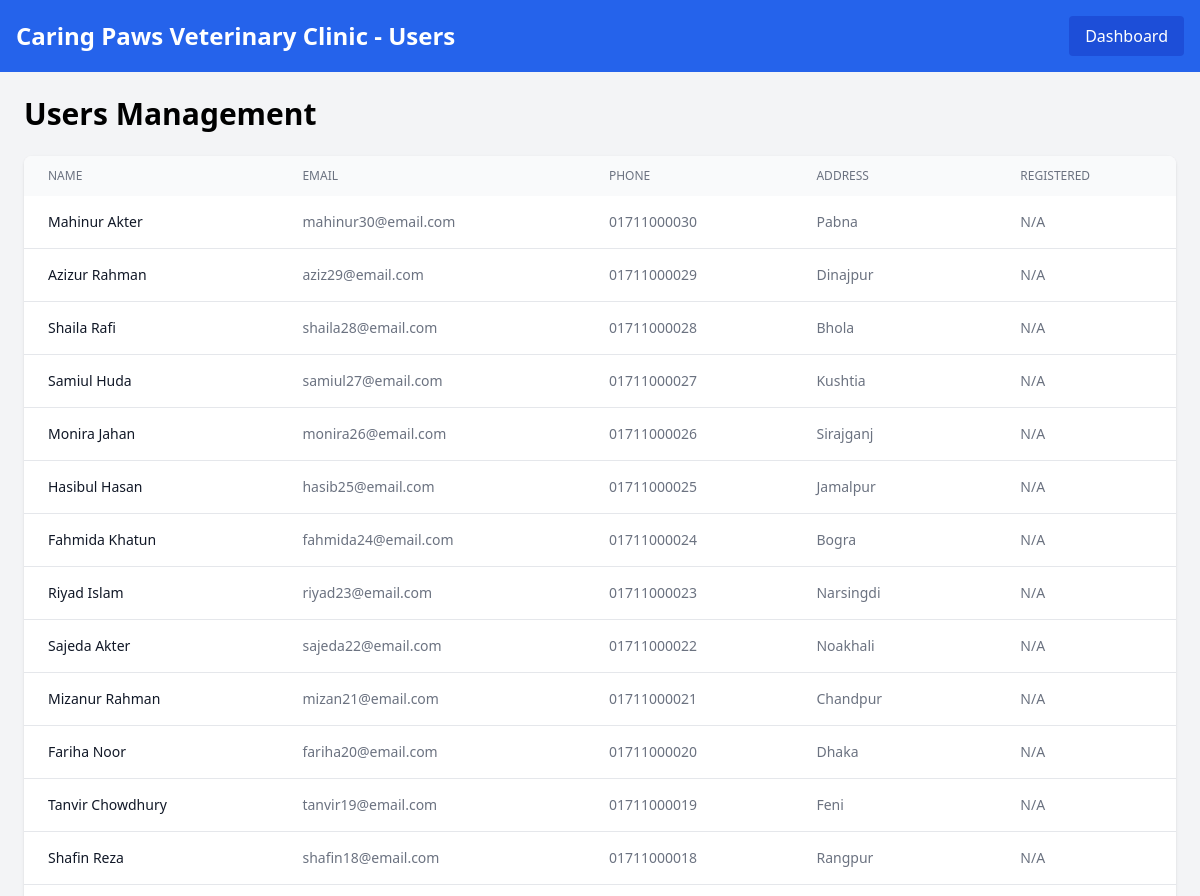
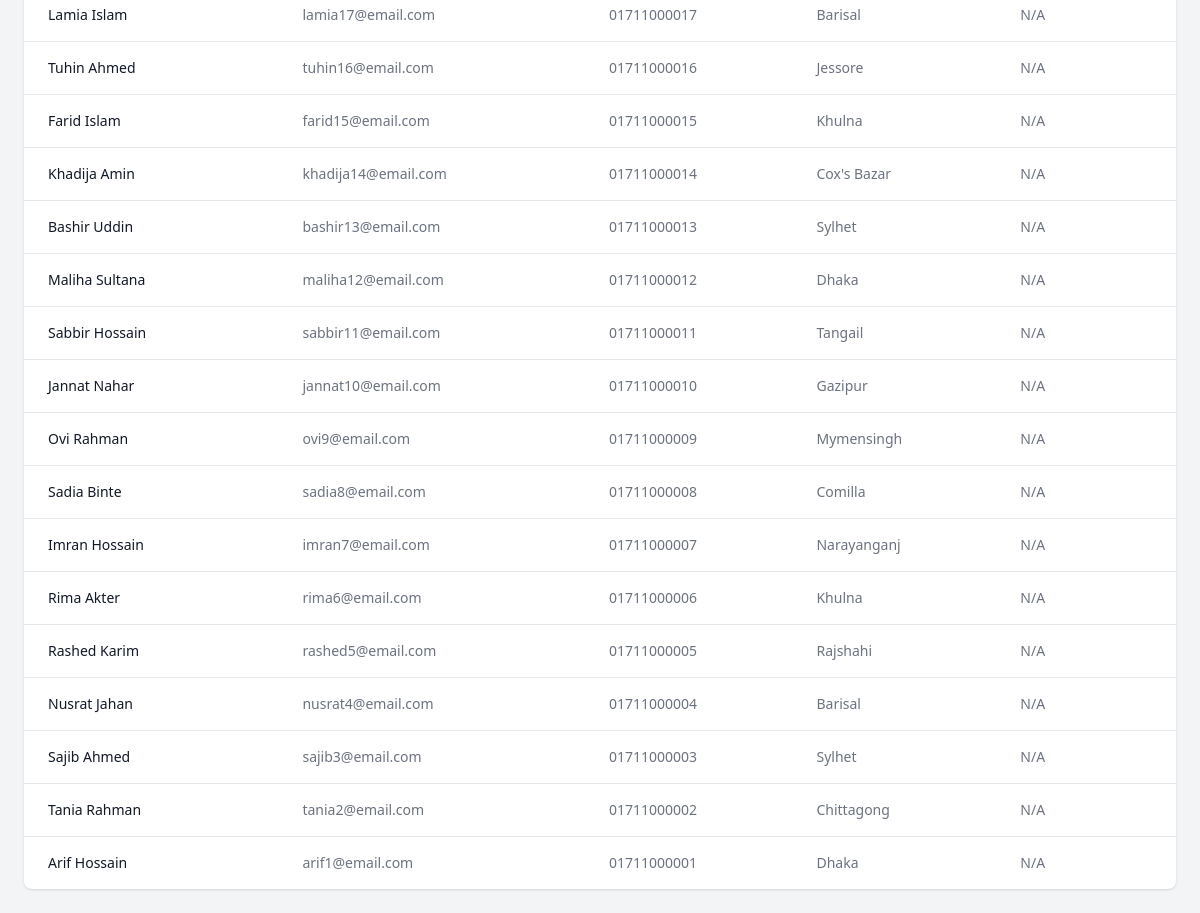
Page /admin/users.php (signed in) on the committed database (2 pictures, top to bottom).
### tables this page shows
CREATE TABLE `users` (
  `user_id` int(11) NOT NULL,
  `name` varchar(100) DEFAULT NULL,
  `email` varchar(100) DEFAULT NULL,
  `phone` varchar(20) DEFAULT NULL,
  `password` varchar(255) DEFAULT NULL,
  `address` text DEFAULT NULL
);

### admin/users.php (the view, shortened to what this page needs)
<?php
$clinic_name = "Caring Paws Veterinary Clinic";
require_once '../config.php';
$users = [];
try {
    $result = $pdo->query("DESCRIBE users");
    $user_columns = $result->fetchAll(PDO::FETCH_COLUMN);
    $order_by = in_array('created_at', $user_columns) ? 'created_at DESC' : 'user_id DESC';
    $stmt = $pdo->prepare("SELECT * FROM users ORDER BY $order_by");
    $stmt->execute();
    $users = $stmt->fetchAll(PDO::FETCH_ASSOC);
} catch(PDOException $e) {
    $error_message = "Failed to load users: " . $e->getMessage();
}
?>
<!DOCTYPE html>
<html lang="en">
<head>
    <script src="https://cdn.tailwindcss.com"></script>
</head>
<body class="bg-gray-100">
    <header class="bg-blue-600 text-white p-4">
        <div class="max-w-7xl mx-auto flex justify-between items-center">
            <h1 class="text-2xl font-bold"><?php echo $clinic_name; ?> - Users</h1>
            <a href="dashboard.php" class="bg-blue-700 px-4 py-2 rounded">Dashboard</a>
        </div>
    </header>
    <div class="max-w-7xl mx-auto p-6">
        <h2 class="text-3xl font-bold mb-6">Users Management</h2>
        <?php if (!empty($users)): ?>
            <div class="bg-white rounded-lg shadow overflow-hidden">
                <table class="min-w-full">
                    <thead class="bg-gray-50">
                        <tr>
                            <th class="px-6 py-3 text-left text-xs font-medium text-gray-500 uppercase">Name</th>
                            <th class="px-6 py-3 text-left text-xs font-medium text-gray-500 uppercase">Email</th>
                            <th class="px-6 py-3 text-left text-xs font-medium text-gray-500 uppercase">Phone</th>
                            <th class="px-6 py-3 text-left text-xs font-medium text-gray-500 uppercase">Address</th>
                            <th class="px-6 py-3 text-left text-xs font-medium text-gray-500 uppercase">Registered</th>
                        </tr>
                    </thead>
                    <tbody class="divide-y divide-gray-200">
                        <?php foreach($users as $user): ?>
                        <tr class="hover:bg-gray-50">
                            <td class="px-6 py-4 whitespace-nowrap text-sm font-medium text-gray-900">
                                <?php echo htmlspecialchars($user['name'] ?? 'Unknown'); ?>
                            </td>
                            <td class="px-6 py-4 whitespace-nowrap text-sm text-gray-500">
                                <?php echo htmlspecialchars($user['email'] ?? 'N/A'); ?>
                            </td>
                            <td class="px-6 py-4 whitespace-nowrap text-sm text-gray-500">
                                <?php echo htmlspecialchars($user['phone'] ?? 'N/A'); ?>
                            </td>
                            <td class="px-6 py-4 text-sm text-gray-500">
                                <?php echo htmlspecialchars($user['address'] ?? 'N/A'); ?>
                            </td>
                            <td class="px-6 py-4 whitespace-nowrap text-sm text-gray-500">
                                <?php echo isset($user['created_at']) ? date('M j, Y', strtotime($user['created_at'])) : 'N/A'; ?>
                            </td>
                        </tr>
                        <?php endforeach; ?>
                    </tbody>
                </table>
            </div>
        <?php else: ?>
            <div class="text-center py-12">
                <p class="text-gray-500">No users found.</p>
            </div>
        <?php endif; ?>
    </div>
</body>
</html>

### rows in the picture
users: name "Mahinur Akter", email "mahinur30@email.com", phone "01711000030", address "Pabna"
users: name "Azizur Rahman", email "aziz29@email.com", phone "01711000029", address "Dinajpur"
users: name "Shaila Rafi", email "shaila28@email.com", phone "01711000028", address "Bhola"
users: name "Samiul Huda", email "samiul27@email.com", phone "01711000027", address "Kushtia"
users: name "Monira Jahan", email "monira26@email.com", phone "01711000026", address "Sirajganj"
users: name "Hasibul Hasan", email "hasib25@email.com", phone "01711000025", address "Jamalpur"
users: name "Fahmida Khatun", email "fahmida24@email.com", phone "01711000024", address "Bogra"
users: name "Riyad Islam", email "riyad23@email.com", phone "01711000023", address "Narsingdi"
users: name "Sajeda Akter", email "sajeda22@email.com", phone "01711000022", address "Noakhali"
users: name "Mizanur Rahman", email "mizan21@email.com", phone "01711000021", address "Chandpur"
users: name "Fariha Noor", email "fariha20@email.com", phone "01711000020", address "Dhaka"
users: name "Tanvir Chowdhury", email "tanvir19@email.com", phone "01711000019", address "Feni"
users: name "Shafin Reza", email "shafin18@email.com", phone "01711000018", address "Rangpur"
users: name "Lamia Islam", email "lamia17@email.com", phone "01711000017", address "Barisal"
users: name "Tuhin Ahmed", email "tuhin16@email.com", phone "01711000016", address "Jessore"
users: name "Farid Islam", email "farid15@email.com", phone "01711000015", address "Khulna"
users: name "Khadija Amin", email "khadija14@email.com", phone "01711000014", address "Cox's Bazar"
users: name "Bashir Uddin", email "bashir13@email.com", phone "01711000013", address "Sylhet"
users: name "Maliha Sultana", email "maliha12@email.com", phone "01711000012", address "Dhaka"
users: name "Sabbir Hossain", email "sabbir11@email.com", phone "01711000011", address "Tangail"
users: name "Jannat Nahar", email "jannat10@email.com", phone "01711000010", address "Gazipur"
users: name "Ovi Rahman", email "ovi9@email.com", phone "01711000009", address "Mymensingh"
users: name "Sadia Binte", email "sadia8@email.com", phone "01711000008", address "Comilla"
users: name "Imran Hossain", email "imran7@email.com", phone "01711000007", address "Narayanganj"
users: name "Rima Akter", email "rima6@email.com", phone "01711000006", address "Khulna"
users: name "Rashed Karim", email "rashed5@email.com", phone "01711000005", address "Rajshahi"
users: name "Nusrat Jahan", email "nusrat4@email.com", phone "01711000004", address "Barisal"
users: name "Sajib Ahmed", email "sajib3@email.com", phone "01711000003", address "Sylhet"
users: name "Tania Rahman", email "tania2@email.com", phone "01711000002", address "Chittagong"
users: name "Arif Hossain", email "arif1@email.com", phone "01711000001", address "Dhaka"

### other values in the picture
$clinic_name "Caring Paws Veterinary Clinic"
